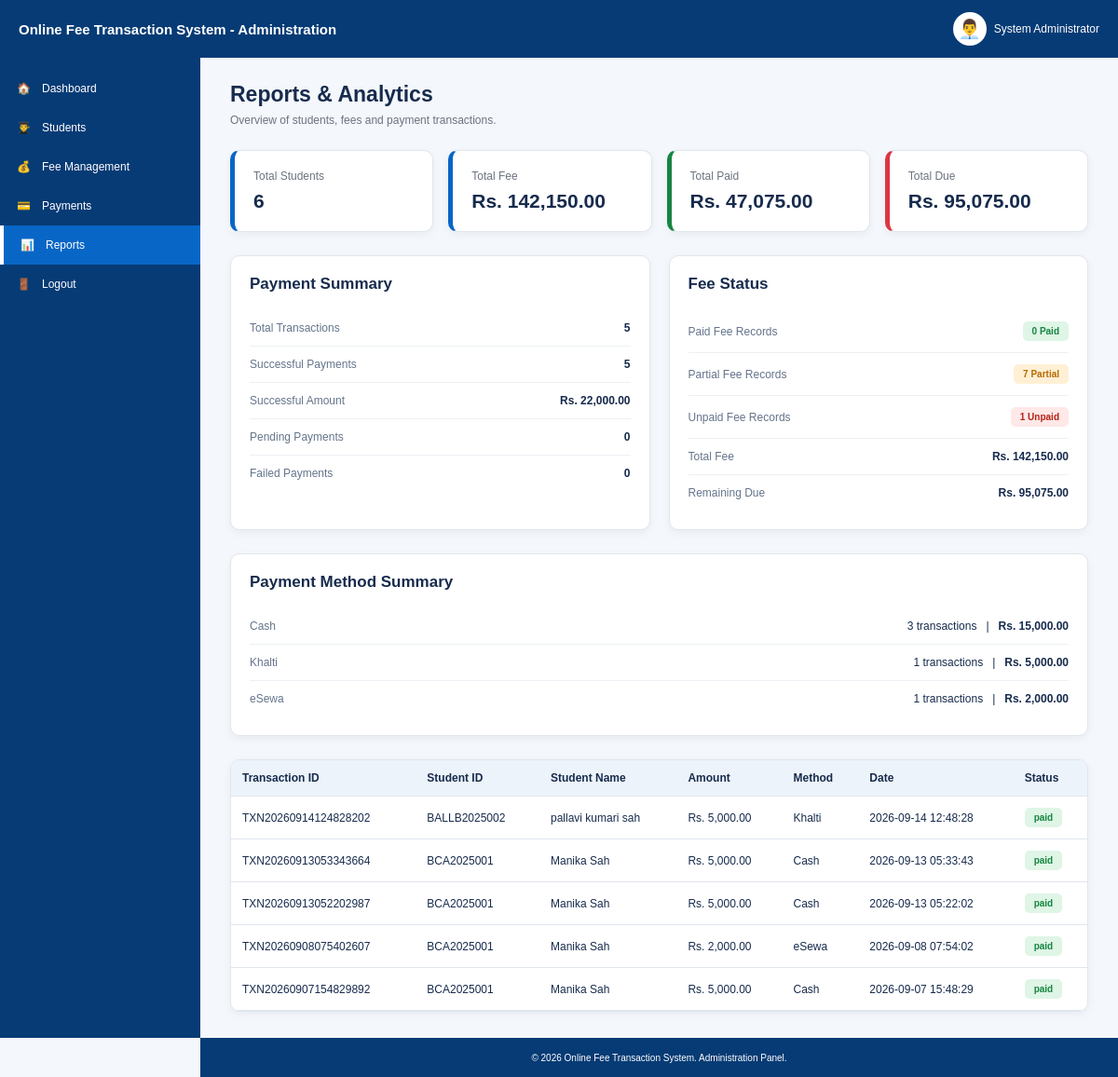
The page /admin/reports.php (signed in) on the database its author committed.
### tables this page shows
CREATE TABLE `payments` (
  `payment_id` int(11) NOT NULL,
  `transaction_id` varchar(30) DEFAULT NULL,
  `student_id` varchar(20) DEFAULT NULL,
  `fee_id` int(11) DEFAULT NULL,
  `amount` decimal(10,2) DEFAULT NULL,
  `payment_method` varchar(50) DEFAULT NULL,
  `payment_date` datetime DEFAULT current_timestamp(),
  `status` varchar(20) DEFAULT NULL
);

CREATE TABLE `students` (
  `student_id` varchar(20) NOT NULL,
  `student_name` varchar(100) NOT NULL,
  `course` varchar(100) DEFAULT NULL,
  `semester` varchar(30) DEFAULT NULL,
  `email` varchar(100) DEFAULT NULL,
  `phone` varchar(20) DEFAULT NULL,
  `address` varchar(200) DEFAULT NULL,
  `date_of_birth` date DEFAULT NULL,
  `password` varchar(100) DEFAULT NULL
);

### admin/reports.php (the view, shortened to what the rows shown need)
<?php
include("../backend/db.php");
$student_query = mysqli_query(
    $conn,
    "SELECT COUNT(*) AS total_students
     FROM students"
);
$student_data =
    mysqli_fetch_assoc($student_query);
$total_students =
    $student_data['total_students'] ?? 0;
$fee_query = mysqli_query(
    $conn,
    "SELECT
        COALESCE(SUM(total_amount),0) AS total_fee,
        COALESCE(SUM(paid_amount),0) AS total_paid,
        COALESCE(SUM(due_amount),0) AS total_due
     FROM fee_details"
);
$fee_data =
    mysqli_fetch_assoc($fee_query);
$total_fee =
    (float)($fee_data['total_fee'] ?? 0);
$total_paid =
    (float)($fee_data['total_paid'] ?? 0);
$total_due =
    (float)($fee_data['total_due'] ?? 0);
$recent_query = mysqli_query(
    $conn,
    "SELECT
        p.transaction_id,
        p.student_id,
        s.student_name,
        p.amount,
        p.payment_method,
        p.payment_date,
        p.status
     FROM payments p
     LEFT JOIN students s
        ON p.student_id = s.student_id
     ORDER BY p.payment_id DESC
     LIMIT 10"
);
?>
<!DOCTYPE html>
<html lang="en">
<head>
</head>
<body>
<main class="main">
    <h1>
        Reports & Analytics
    </h1>
    <div class="cards">
        <div class="card blue">
            <h2>
                <?php
                echo number_format(
                    $total_students
                );
                ?>
            </h2>
        </div>
        <div class="card blue">
            <h2>
                Rs.
                <?php
                echo number_format(
                    $total_fee,
                    2
                );
                ?>
            </h2>
        </div>
        <div class="card green">
            <h2>
                Rs.
                <?php
                echo number_format(
                    $total_paid,
                    2
                );
                ?>
            </h2>
        </div>
        <div class="card red">
            <h2>
                Rs.
                <?php
                echo number_format(
                    $total_due,
                    2
                );
                ?>
            </h2>
        </div>
    </div>
    <div class="report-grid">
        <div class="report-box">
            <h2>
                Payment Summary
            </h2>
        </div>
        <div class="report-box">
            <h2>
                Fee Status
            </h2>
        </div>
    </div>
    <div class="report-box"
         style="margin-top:25px;">
        <h2>
            Payment Method Summary
        </h2>
    </div>
    <div class="table-box">
        <table>
            <thead>
                <tr>
                    <th>
                        Transaction ID
                    </th>
                    <th>
                        Student ID
                    </th>
                    <th>
                        Student Name
                    </th>
                    <th>
                        Amount
                    </th>
                    <th>
                        Method
                    </th>
                    <th>
                        Date
                    </th>
                    <th>
                        Status
                    </th>
                </tr>
            </thead>
            <tbody>
            <?php
            if (
                $recent_query &&
                mysqli_num_rows(
                    $recent_query
                ) > 0
            ) {
                while (
                    $payment =
                    mysqli_fetch_assoc(
                        $recent_query
                    )
                ) {
                    $status =
                        strtolower(
                            trim(
                                $payment['status']
                                ?? ''
                            )
                        );
                    if (
                        $status === 'success' ||
                        $status === 'successful' ||
                        $status === 'paid'
                    ) {
                        $status_class =
                            'success';
                    } elseif (
                        $status === 'pending'
                    ) {
                        $status_class =
                            'pending';
                    } elseif (
                        $status === 'failed'
                    ) {
                        $status_class =
                            'failed';
                    } else {
                        $status_class = '';
                    }
            ?>
                <tr>
                    <td>
                        <?php
                        echo htmlspecialchars(
                            $payment[
                                'transaction_id'
                            ]
                            ?? 'N/A'
                        );
                        ?>
                    </td>
                    <td>
                        <?php
                        echo htmlspecialchars(
                            $payment[
                                'student_id'
                            ]
                        );
                        ?>
                    </td>
                    <td>
                        <?php
                        echo htmlspecialchars(
                            $payment[
                                'student_name'
                            ]
                            ?? 'N/A'
                        );
                        ?>
                    </td>
                    <td>
                        Rs.
                        <?php
                        echo number_format(
                            (float)
                            $payment['amount'],
                            2
                        );
                        ?>
                    </td>
                    <td>
                        <?php
                        echo htmlspecialchars(
                            $payment[
                                'payment_method'
                            ]
                            ?? 'N/A'
                        );
                        ?>
                    </td>
                    <td>
                        <?php
                        echo htmlspecialchars(
                            $payment[
                                'payment_date'
                            ]
                            ?? 'N/A'
                        );
                        ?>
                    </td>
                    <td>
                        <span
                            class="status
                            <?php
                            echo $status_class;
                            ?>"
                        >
                            <?php
                            echo htmlspecialchars(
                                $payment[
                                    'status'
                                ]
                                ?? 'N/A'
                            );
                            ?>
                        </span>
                    </td>
                </tr>
            <?php
                }
            }
            ?>
            </tbody>
        </table>
    </div>
</main>
</body>
</html>

### rows shown on the page
payments: transaction "TXN20260914124828202", student "BALLB2025002", student.student_name "pallavi kumari sah", amount "5,000.00", payment_method "Khalti", payment_date "2026-09-14 12:48:28", status "paid"
payments: transaction "TXN20260913053343664", student "BCA2025001", student.student_name "Manika Sah", amount "5,000.00", payment_method "Cash", payment_date "2026-09-13 05:33:43", status "paid"
payments: transaction "TXN20260913052202987", student "BCA2025001", student.student_name "Manika Sah", amount "5,000.00", payment_method "Cash", payment_date "2026-09-13 05:22:02", status "paid"
payments: transaction "TXN20260908075402607", student "BCA2025001", student.student_name "Manika Sah", amount "2,000.00", payment_method "eSewa", payment_date "2026-09-08 07:54:02", status "paid"
payments: transaction "TXN20260907154829892", student "BCA2025001", student.student_name "Manika Sah", amount "5,000.00", payment_method "Cash", payment_date "2026-09-07 15:48:29", status "paid"

### other values the page prints
$admin_name "System Administrator"
$total_students "6"
$total_fee "142,150.00"
$total_paid "47,075.00"
$total_due "95,075.00"
$total_payments "5"
$successful_payments "5"
$successful_amount "22,000.00"
$pending_payments "0"
$failed_payments "0"
$paid_fee_records "0"
$partial_fee_records "7"
$unpaid_fee_records "1"
